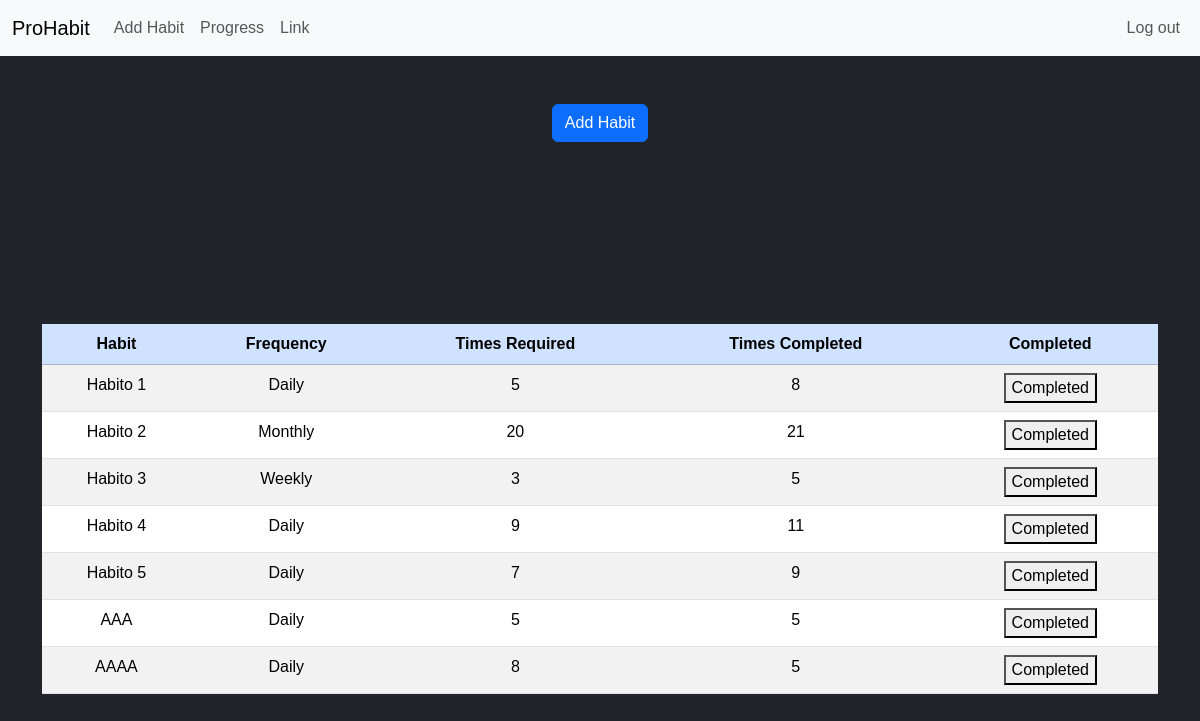
The page / (signed in) on the database its author committed.
### tables this page shows
CREATE TABLE habits (
    id INTEGER,
    habit TEXT NOT NULL,
    frequency TEXT NOT NULL,
    times INTEGER NOT NULL,
    user_id INTEGER NOT NULL,
    PRIMARY KEY(id),
    FOREIGN KEY(user_id) REFERENCES users(id)
);

### app.py (the view)
@app.route("/")
def index():
    conn = db.connect()
    user_habits = conn.execute(text("SELECT * FROM habits WHERE user_id = :user_id"), {"user_id": session["user_id"]}).mappings().fetchall()
    track_habit = conn.execute(text("SELECT habit_id, COUNT(*) AS completed FROM users JOIN habits ON users.id = habits.user_id JOIN habit_logs ON habits.id = habit_logs.habit_id WHERE users.id = :user_id GROUP BY habit_logs.habit_id"), {"user_id": session["user_id"]}).mappings().fetchall()
    return render_template("index.html", user_habits=user_habits, track_habit=track_habit)

### app.py (called while the page is built)
@app.before_request
def require_login():
    routes = ["/", "/add_habit"]
    if session.get("user_id") is None and request.path in routes:
        return redirect("/login")

### templates/index.html (shortened to what this page needs)
{% extends "layout.html" %}
{% block main %}
<button class="btn btn-primary mb-4" id="show_form">Add Habit</button>
<div>
    <table class="table table-striped table-hover">
        <thead class="table-primary">
            <tr>
                <th>Habit</th>
                <th>Frequency</th>
                <th>Times Required</th>
                <th>Times Completed</th>
                <th>Completed</th>
            </tr>
        </thead>
        <tbody>
            {% for habit in user_habits %}
            <tr>
                <td>{{ habit.habit }}</td>
                <td>{{ habit.frequency }}</td>
                <td>{{ habit.times }}</td>
                {% set track = track_habit | selectattr('habit_id', 'equalto', habit.id) | first %}
                <td>{{ track.completed if track else 0 }}</td>
                <td>
                    <button class="mark-btn" data-habit-id="{{ habit.id }}">Completed</button>
                </td>
            </tr>
            {% endfor %}
        </tbody>
    </table>
</div>
{% endblock %}

### templates/layout.html (shortened to what this page needs)
<!DOCTYPE html>
<html lang="en">
<head>
    <link href="https://cdn.jsdelivr.net/npm/bootstrap@5.3.5/dist/css/bootstrap.min.css" rel="stylesheet">
    <link rel="stylesheet" href="/static/styles.css">
</head>
<body>
    <nav class="navbar navbar-expand-lg bg-body-tertiary">
        <div class="container-fluid">
            <a class="navbar-brand" href="/">ProHabit</a>
            <div class="collapse navbar-collapse" id="navbarSupportedContent">
                {% if session["user_id"] %}
                <ul class="navbar-nav me-auto mb-2 mb-lg-0">
                    <li class="nav-item"><a class="nav-link" href="#">Add Habit</a></li>
                    <li class="nav-item"><a class="nav-link" href="#">Progress</a></li>
                    <li class="nav-item"><a class="nav-link" href="#">Link</a></li>
                </ul>
                <ul class="navbar-nav ms-auto mb-2 mb-lg-0">
                    <li class="nav-item"><a class="nav-link" href="/logout">Log out</a></li>
                </ul>
                {% else %}
                <ul class="navbar-nav ms-auto mb-2 mb-lg-0">
                    <li class="nav-item"><a class="nav-link" href="/login">Log In</a></li>
                    <li class="nav-item"><a class="nav-link" href="/register">Register</a></li>
                </ul>
                {% endif %}
            </div>
        </div>
    </nav>
</body>
<main class="container py-5 text-center">
    {% block main %}{% endblock %}
</main>
</html>

### static/styles.css (style rules this page uses)
:root { --bg-dark: #212529; --text-light: #E9ECEF; --accent-color: #4e4e4e; --border-color: #495057; }
body { background-color: var(--bg-dark); color: var(--text-light); font-family: Arial, sans-serif; }

### rows shown on the page
habits: habit "Habito 1", frequency "Daily"
habits: habit "Habito 2", frequency "Monthly"
habits: habit "Habito 3", frequency "Weekly"
habits: habit "Habito 4", frequency "Daily"
habits: habit "Habito 5", frequency "Daily"
habits: habit "AAA", frequency "Daily"
habits: habit "AAAA", frequency "Daily"

### other values the page prints
{{ habit.times }} "5" "20" "3" "9" "7" "5" "8"
{{ track.completed if track else 0 }} "8" "21" "5" "11" "9" "5" "5"
